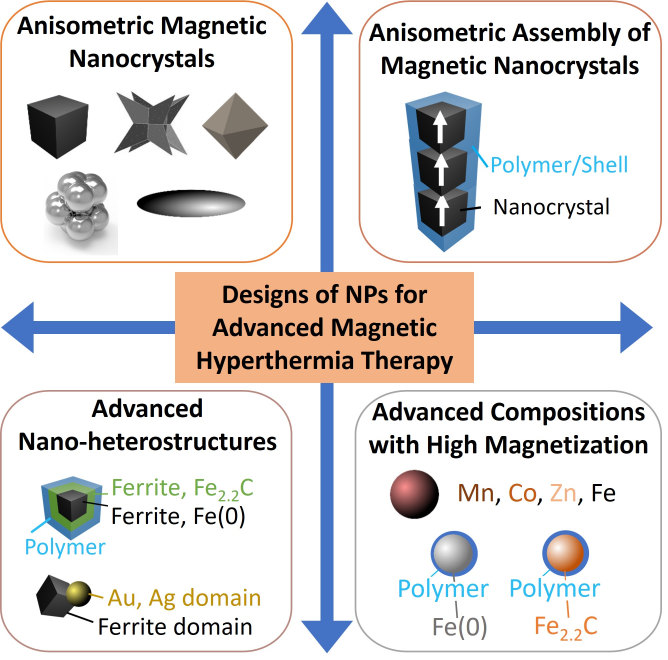
#> input picture media/research/shape-tuning/orig/Paper-2.0-strategies.jpg, 2002 x 1978 px (shown at 1/3 size); its folder holds only this picture in this run
$ python resample.py
#> lines starting #> are read from the running program, lines starting #| are printed output that depends on the picture
from PIL import Image
from pathlib import Path
import re

SIZES = [640, 960, 1280, 1600]
IN_DIR  = Path("media/research/shape-tuning/orig")
OUT_DIR = Path("media/research/shape-tuning")

def nkey(p):
    s = p.name
    return [int(t) if t.isdigit() else t.lower() for t in re.split(r'(\d+)', s)]

def convert_one_dir(in_dir: Path, out_dir: Path):
    out_dir.mkdir(parents=True, exist_ok=True)
    exts = {".png",".jpg",".jpeg",".gif",".tif",".tiff",".bmp",".webp"}
    files = sorted([p for p in in_dir.rglob("*") if p.suffix.lower() in exts], key=nkey)
    for i, src in enumerate(files, start=1):
        im = Image.open(src)
#> im is the input picture: PIL image 2002x1978 RGB; mean R, G, B 222.2, 219.4, 218.6
        if getattr(im, "is_animated", False):
            im.seek(0)
        im = im.convert("RGB")
        w, h = im.size
#> w = 2002; h = 1978
        im.save(out_dir/f"{i}.webp", "WEBP", quality=90, method=6)
        for s in SIZES:
            if s < w:
                nh = int(h * (s / w))
                im_r = im.resize((s, nh), resample=Image.LANCZOS)
            else:
                im_r = im.copy()
            im_r.save(out_dir/f"{i}-{s}.webp", "WEBP", quality=85, method=6)
#> this loop made 4 passes
#> pass 1, in convert_one_dir, `im_r = im.resize((s, nh), resample=Image.LANCZOS)`:
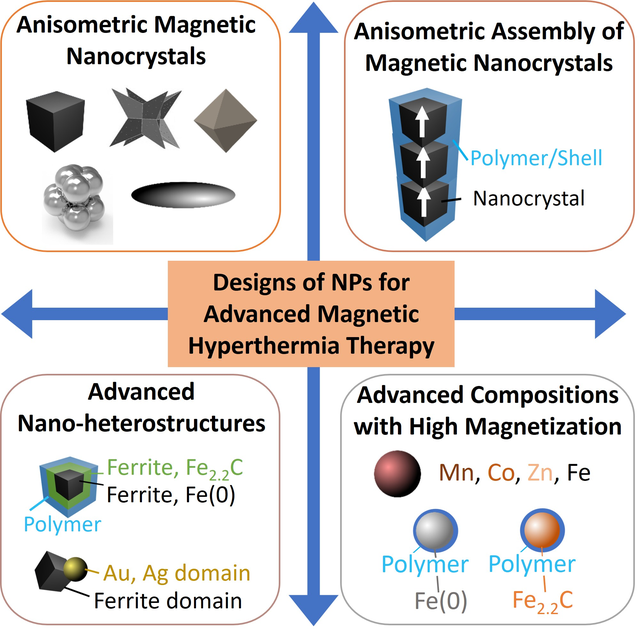
#> im_r: PIL image 640x632 RGB; mean R, G, B 222, 219.3, 218.4
#> pass 2, in convert_one_dir, `im_r = im.resize((s, nh), resample=Image.LANCZOS)`:
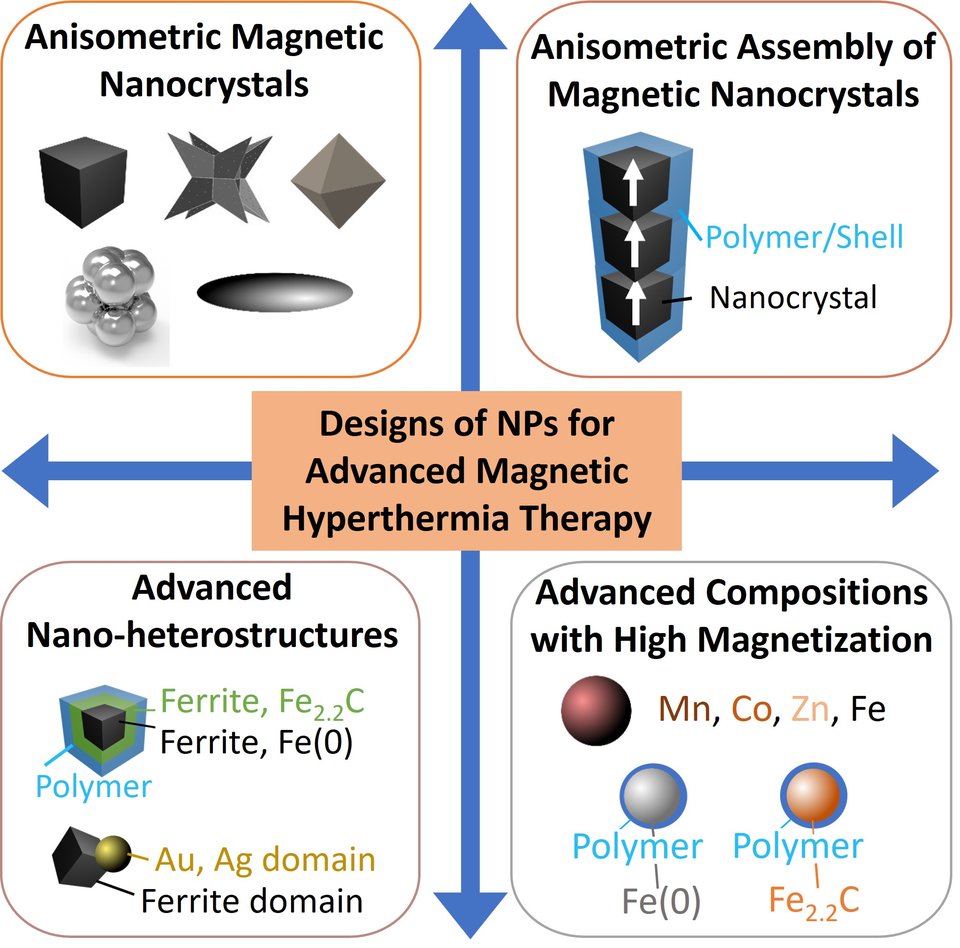
#> im_r: PIL image 960x948 RGB; mean R, G, B 222.1, 219.4, 218.5
#> after the loop:
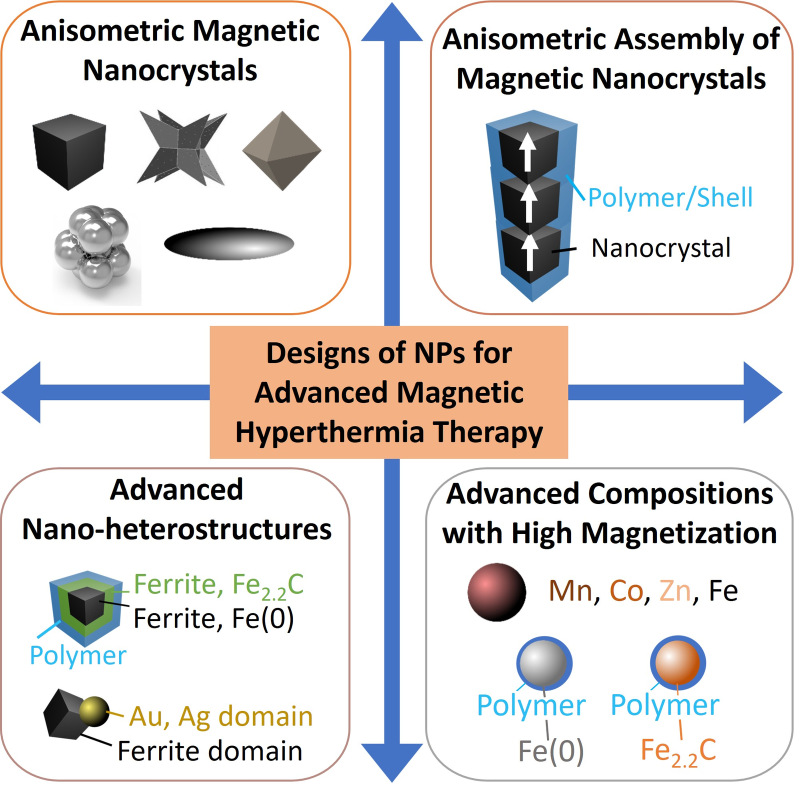
#> im_r: PIL image 1600x1580 RGB (shown at 1/2 size); mean R, G, B 222.1, 219.4, 218.6
        print("✓", out_dir/f"{i}.webp")

if __name__ == "__main__":
    convert_one_dir(IN_DIR, OUT_DIR)
    print("Done.")

$ run again, on media/research/shape-tuning/orig/paper-2.2-assembly.png
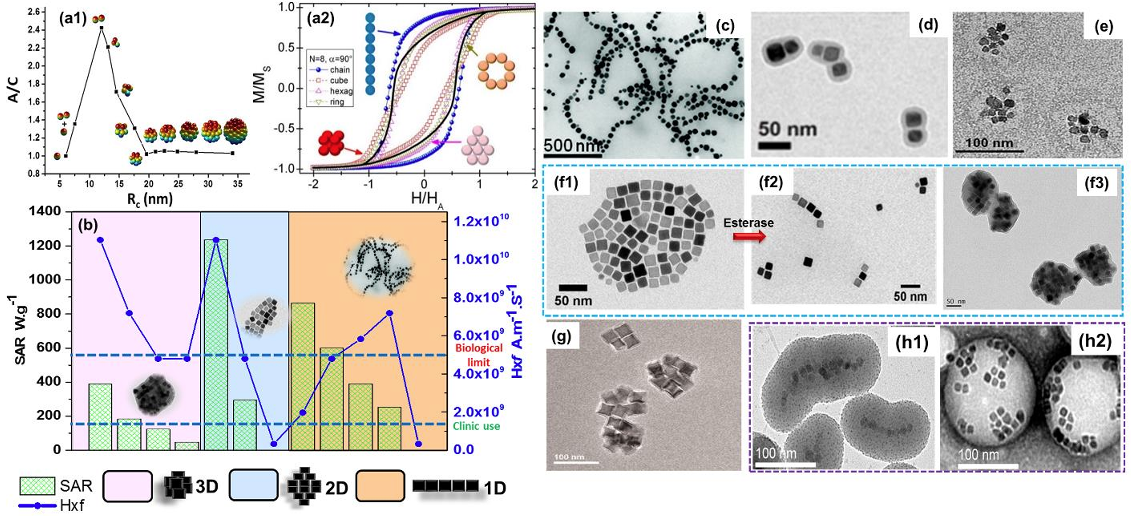
#> input picture media/research/shape-tuning/orig/paper-2.2-assembly.png, 1131 x 522 px
#> in convert_one_dir, im is the input picture: PIL image 1131x522 RGBA; mean R, G, B, A 206.5, 204.9, 204, 255
#> im: PIL image 1131x522 RGB
#> the loop in convert_one_dir, `for s in SIZES:` made 4 passes
#> pass 1, in convert_one_dir, `im_r = im.resize((s, nh), resample=Image.LANCZOS)`:
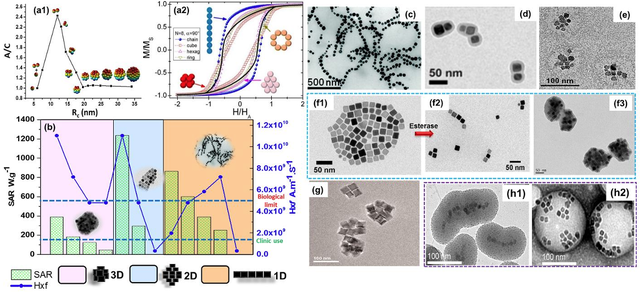
#> im_r: PIL image 640x295 RGB; mean R, G, B 206.3, 204.7, 203.8
#> pass 2, in convert_one_dir, `im_r = im.resize((s, nh), resample=Image.LANCZOS)`:
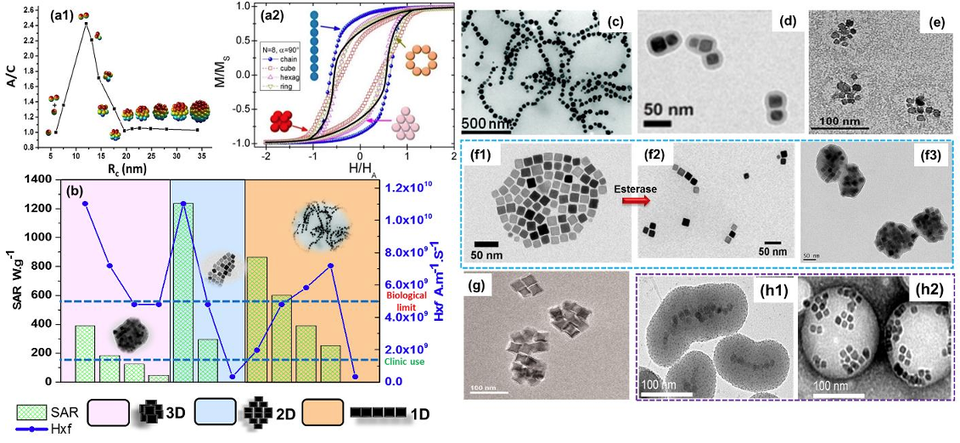
#> im_r: PIL image 960x443 RGB; mean R, G, B 206.4, 204.8, 203.8
